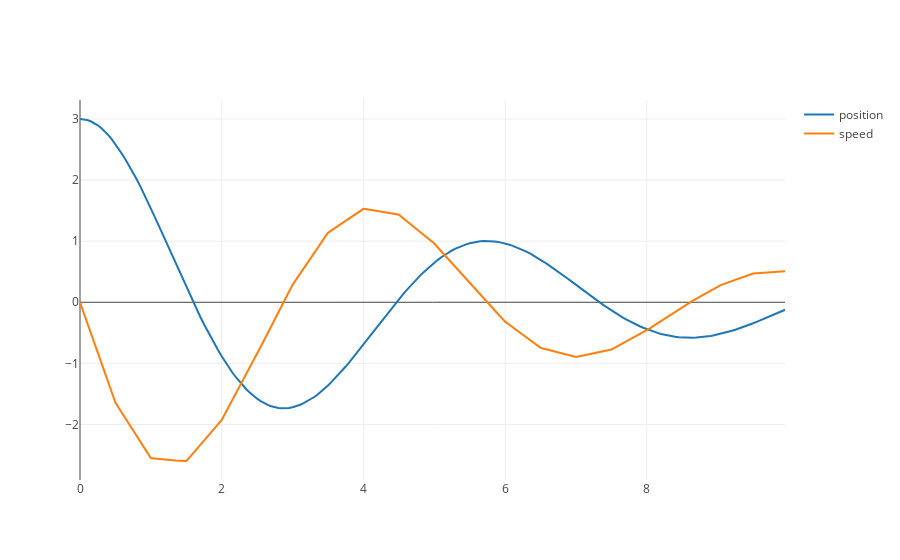

Here is the notebook cell this chart was saved with:
### Markdown cell above
# Simulation

Dynamics in continous time; controller in discrete time (zero order hold)

### Code cell
# Initial Conditions
s0 = [3, 0]
nStates = 2

# Initialize empty result vectors
t_all = np.empty(shape=[0, 1]) 
s_all = np.empty(shape=[0, 2]) 
end = -1

# Time settings
dt    = 0.5 # Controller sampling time
t_end = 10  # Simulation time
Tdis = np.arange(0,t_end,dt) # Discrete time samples

# At every sample do
for tnow in Tdis:
    
    # Given the current state, compute a control signal
    x,x_dot = s0
    u = get_u(x,x_dot)
    
    # Integrate equation of motion until next sample while holding control
    simsteps_per_sample = 10
    t = np.linspace(tnow,tnow+dt,simsteps_per_sample+1)
    s = odeint(get_s_dot, s0, t, args=(u,))
    
    # The final y state is the initial state for next time
    s0 = s[end,:]
    
    # Append the results, except the final state. That will be appended as the initial state of the next one
    t_all = np.append(t_all,t[0:end])
    s_all = np.append(s_all,s[0:end,:], axis = 0)
    
# Match time and output signals for plotting    
pos_plot = Scatter(x = t_all, y = s_all[:, 0], name = 'position')   
vel_plot = Scatter(x = t_all, y = s_all[:, 1], name = 'speed')   
    
# Plot results inline    
iplot([pos_plot,vel_plot])

### Figure 1 — Plotly figure (JSON) as saved in the notebook; plotly's stock layout.template omitted (floating-point values rounded to 4 significant figures; data arrays with more than 128 entries replaced by an {"elided": "..."} marker saying what was removed)
{"data": [{"name": "position", "type": "scatter", "x": {"elided": "200 float values"}, "y": {"elided": "200 float values"}}, {"name": "speed", "type": "scatter", "x": {"elided": "200 float values"}, "y": {"elided": "200 float values"}}], "layout": {}}
